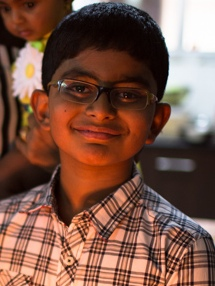
#> input picture ascii/data/a.jpg, 215 x 286 px
$ python ascii.py --file data/a.jpg
#> lines starting #> are read from the running program, lines starting #| are printed output that depends on the picture
"""
ascii.py

A python program that convert images to ASCII art.

Author: Mahesh Venkitachalam
"""

import argparse
import numpy as np
import math

from PIL import Image

# gray scale level values from:
# http://paulbourke.net/dataformats/asciiart/

# 70 levels of gray
gscale1 = r"$@B%8&WM#*oahkbdpqwmZO0QLCJUYXzcvunxrjft/\|()1{}[]?-_+~<>i!lI;:,\"^`'. "
# 10 levels of gray
gscale2 = '@%#*+=-:. '

def covertImageToAscii(fileName, cols=80, scale=0.43, moreLevels=False):
    """
    Given Image and dims (rows, cols) returns an m*n list of Images
    """
#> called with fileName = 'data/a.jpg', cols = 80, scale = 0.43, moreLevels = False
    # declare globals
    global gscale1, gscale2
    # open image and convert to grayscale
    image = Image.open(fileName).convert('L')
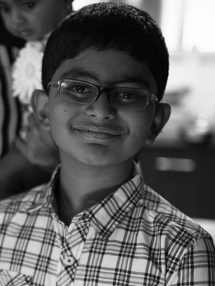
#> image: PIL image 215x286 L; min 1, max 255, mean 95.6
    # store dimensions
    W, H = image.size
#> W = 215; H = 286
    print("input image dims: %d x %d" % (W, H))
#| input image dims: 215 x 286
    # compute width of tile
    w = W//cols
#> w = 2
    # compute tile height based on aspect ratio and scale
    h = int(w/scale)
#> h = 4
    # compute number of rows
    rows = int(H / h)
#> rows = 71

    print("cols: %d, rows: %d" % (cols, rows))
#| cols: 80, rows: 71
    print("tile dims: %d x %d" % (w, h))
#| tile dims: 2 x 4

    # check if image size is too small
    if cols > W or rows > H:
        raise Exception("Image too small for specified cols!")

    # ascii image is a list of character strings
    aimg = []
    # generate list of dimensions
    for j in range(rows):
        y1 = j*h
        y2 = (j+1)*h
        # correct last tile
        if j == rows-1:
            y2 = H
        # append an empty string
        aimg.append("")
        for i in range(cols):
            # crop image to tile
            x1 = i*w
            x2 = (i+1)*w
            # correct last tile
            if i == cols-1:
                x2 = W
            # crop image to extract tile
            img = image.crop((x1, y1, x2, y2))
            # get average luminance
            avg = int(np.average(img))
            # look up ascii char
            if moreLevels:
                gsval = gscale1[(avg*69)//255]
            else:
                gsval = gscale2[(avg*9)//255]
            # append ascii char to string
            aimg[j] += gsval
#> after the loop, aimg = 71 items

    # return txt image
    return aimg

# main() function
def main():
    # create parser
    parser = argparse.ArgumentParser(
        description="This program converts an image into ASCII art.")
    # add expected arguments
    parser.add_argument('--file', dest='imgFile', required=True)
    parser.add_argument('--scale', dest='scale', default=0.43, type=float)
    parser.add_argument('--out', dest='outFile', default='out.txt')
    parser.add_argument('--cols', dest='cols', default=80, type=int)
    parser.add_argument('--morelevels', dest='moreLevels', action='store_true')

    # parse args
    args = parser.parse_args()

    # set output file
    outFile = args.outFile
    # set scale default as 0.43 which suits a Courier font
    scale = args.scale
    # set cols
    cols = args.cols

    print('generating ASCII art...')
    # convert image to ascii txt
    aimg = covertImageToAscii(args.imgFile, cols, scale, args.moreLevels)
#> aimg = 71 items

    # open file
    with open(outFile, 'w') as f:
        # write to file
        f.write('\n'.join(aimg))

    print("ASCII art written to %s" % outFile)

# call main
if __name__ == '__main__':
    main()
